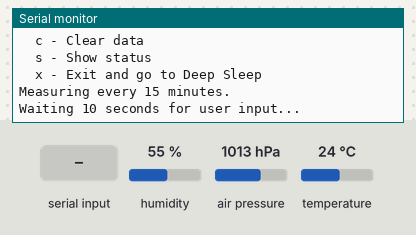
This program was run on a simulated Seeed XIAO ESP32-C3. Shown: the last lines printed to the serial monitor. The test bench sets the inputs (shaded band); at power-on: humidity 55 %, air pressure 1013 hPa, temperature 24 °C. Storage starts empty. At 6.9 s the program puts the board to deep sleep or switches it off; the recording ends there.

Above: at 0.8 s.
0.9 s: "d90\n" received over Serial
At 1.8 s:
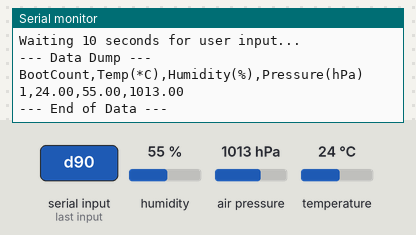
2.4 s: "c90\n" received over Serial
At 3.0 s:
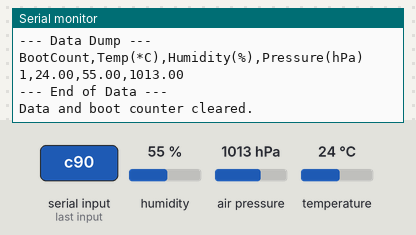
3.9 s: "d,45\n" received over Serial
At 5.1 s:
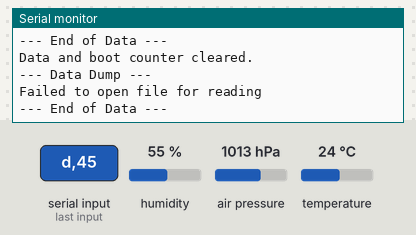
5.4 s: "s90\n" received over Serial
At 6.0 s:
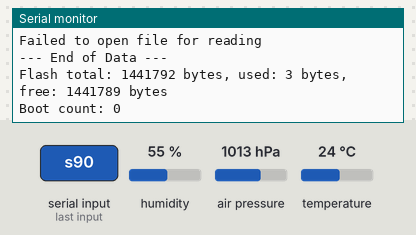

The program:

main.cpp
```cpp
#include <Adafruit_BME280.h>
#include <Adafruit_Sensor.h>
#include <Arduino.h>
#include <LittleFS.h>
#include <Wire.h>

#define SLEEP_TIME_MINUTES 15 // Time to sleep between measurements
#define uS_TO_MIN_FACTOR                                                       \
  60000000ULL // Conversion factor for micro seconds to minutes

// XIAO ESP32C3 built-in LED (active LOW)
#define LED_PIN D10
#define FLASH_FULL_THRESHOLD 512 // Minimum free bytes before stopping writes

Adafruit_BME280 bme;

// --- Helper: Persist bootCount via LittleFS (RTC_DATA_ATTR not supported on
// ESP32-C3) ---
int readBootCount() {
  File f = LittleFS.open("/bootcount.txt", FILE_READ);
  if (!f)
    return 0;
  int count = f.parseInt();
  f.close();
  return count;
}

void writeBootCount(int count) {
  File f = LittleFS.open("/bootcount.txt", FILE_WRITE);
  if (f) {
    f.println(count);
    f.close();
  }
}

// --- Helper: Blink LED to signal an error ---
void blinkError(int times) {
  pinMode(LED_PIN, OUTPUT);
  for (int i = 0; i < times; i++) {
    digitalWrite(LED_PIN, LOW); // Active LOW
    delay(150);
    digitalWrite(LED_PIN, HIGH);
    delay(150);
  }
}

void setup() {
  Serial.begin(115200);

  // Initialize I2C with explicit pin assignment
  Wire.begin(D4, D5); // SDA, SCL

  // Initialize LittleFS
  if (!LittleFS.begin(true)) {
    // If mounting fails, it will be formatted (true)
    Serial.println("LittleFS Mount Failed");
  }

  // --- Read sensor ---
  float temp = 0.0, hum = 0.0, pres = 0.0;
  bool sensorFound = false;

  // Try primary address first; only try secondary if the first fails
  if (!bme.begin(0x76)) {
    bme.begin(0x77);
  }
  sensorFound = (bme.sensorID() != 0);

  if (sensorFound) {
    temp = bme.readTemperature();
    hum = bme.readHumidity();
    pres = bme.readPressure() / 100.0F;
  } else {
    blinkError(5); // 5 blinks = sensor error
  }

  // --- Check free flash space ---
  bool flashFull =
      (LittleFS.totalBytes() - LittleFS.usedBytes()) < FLASH_FULL_THRESHOLD;
  if (flashFull) {
    blinkError(10); // 10 blinks = flash full
  }

  // --- Save to LittleFS ---
  if (!flashFull) {
    int bootCount = readBootCount();
    bootCount++;
    writeBootCount(bootCount);

    File dataFile = LittleFS.open("/data.csv", FILE_APPEND);
    if (dataFile) {
      // Write header if file is new / empty
      if (dataFile.size() == 0) {
        dataFile.println("BootCount,Temp(*C),Humidity(%),Pressure(hPa)");
      }

      dataFile.print(bootCount);
      dataFile.print(",");
      if (sensorFound) {
        dataFile.print(temp);
        dataFile.print(",");
        dataFile.print(hum);
        dataFile.print(",");
        dataFile.println(pres);
      } else {
        dataFile.println("ERROR,ERROR,ERROR");
      }
      dataFile.close();
    }
  }

  // --- Interactive serial menu (only when USB is connected) ---
  // Wait max 5 seconds to see if Serial (USB) connects
  unsigned long startWait = millis();
  bool usbConnected = false;
  while (millis() - startWait < 5000) {
    if (Serial) {
      usbConnected = true;
      break;
    }
    delay(10);
  }

  if (usbConnected) {
    Serial.println("\n--- ESP32 TempLogger ---");
    Serial.println("USB connected. Interactive mode active.");
    Serial.println("Commands:");
    Serial.println("  d - Dump data");
    Serial.println("  c - Clear data");
    Serial.println("  s - Show status");
    Serial.println("  x - Exit and go to Deep Sleep");
    Serial.print("Measuring every ");
    Serial.print(SLEEP_TIME_MINUTES);
    Serial.println(" minutes.");
    Serial.println("Waiting 10 seconds for user input...");

    unsigned long interactiveStart = millis();
    bool stayInteractive = true;

    while (stayInteractive && millis() - interactiveStart < 10000) {
      if (Serial.available()) {
        char c = Serial.read();

        // Filter newline / carriage return
        if (c == '\n' || c == '\r')
          continue;

        if (c == 'd') {
          Serial.println("\n--- Data Dump ---");
          File file = LittleFS.open("/data.csv", FILE_READ);
          if (!file) {
            Serial.println("Failed to open file for reading");
          } else {
            while (file.available()) {
              Serial.write(file.read());
            }
            file.close();
          }
          Serial.println("--- End of Data ---");
          interactiveStart = millis(); // Reset timeout
        } else if (c == 'c') {
          LittleFS.remove("/data.csv");
          writeBootCount(0);
          Serial.println("Data and boot counter cleared.");
          interactiveStart = millis(); // Reset timeout
        } else if (c == 's') {
          Serial.print("Flash total: ");
          Serial.print(LittleFS.totalBytes());
          Serial.print(" bytes, used: ");
          Serial.print(LittleFS.usedBytes());
          Serial.print(" bytes, free: ");
          Serial.print(LittleFS.totalBytes() - LittleFS.usedBytes());
          Serial.println(" bytes");
          Serial.print("Boot count: ");
          Serial.println(readBootCount());
          interactiveStart = millis(); // Reset timeout
        } else if (c == 'x') {
          stayInteractive = false;
          Serial.println("Going to sleep immediately...");
        }
      }
      delay(10);
    }
  }

  // --- Go to deep sleep ---
  Serial.flush();
  Wire.end();
  LittleFS.end();
  esp_sleep_enable_timer_wakeup(SLEEP_TIME_MINUTES * uS_TO_MIN_FACTOR);
  esp_deep_sleep_start();
}

void loop() {
  // Not used during deep sleep operation
}
```

Measured:
- after the input at 0.9 s, the serial monitor: prints a new line at once (image 1)
- after the input at 2.4 s, the serial monitor: prints a new line at once (image 2)
- after the input at 3.9 s, the serial monitor: prints a new line at once (image 3)
- after the input at 5.4 s, the serial monitor: prints a new line at once (image 4)
